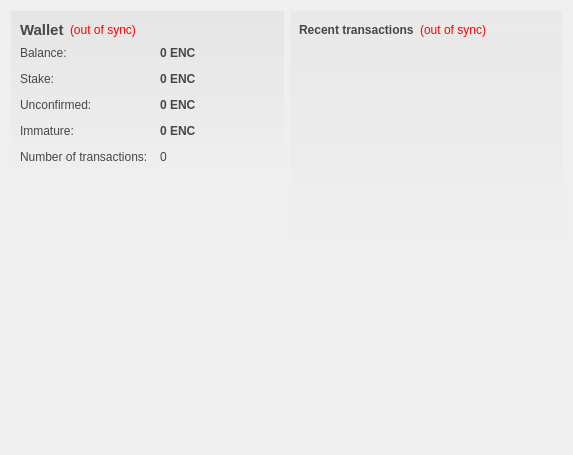
<?xml version="1.0" encoding="UTF-8"?>
<ui version="4.0">
 <class>OverviewPage</class>
 <widget class="QWidget" name="OverviewPage">
  <property name="geometry">
   <rect>
    <x>0</x>
    <y>0</y>
    <width>573</width>
    <height>455</height>
   </rect>
  </property>
  <property name="windowTitle">
   <string>Form</string>
  </property>
  <property name="styleSheet">
   <string notr="true">#OverviewPage { color: #464747; }</string>
  </property>
  <layout class="QHBoxLayout" name="horizontalLayout" stretch="1,1">
   <item>
    <layout class="QVBoxLayout" name="verticalLayout_2">
     <item>
      <widget class="QFrame" name="frame">
       <property name="styleSheet">
        <string notr="true">#frame { background-color: qlineargradient(spread:pad, x1:0, y1:0, x2:0, y2:1, stop:0 rgba(70,71,71,15), stop:1.0 rgba(70,71,71,0)); }</string>
       </property>
       <layout class="QVBoxLayout" name="verticalLayout_4">
        <item>
         <layout class="QHBoxLayout" name="horizontalLayout_4">
          <item>
           <widget class="QLabel" name="label_5">
            <property name="font">
             <font>
              <pointsize>11</pointsize>
              <weight>75</weight>
              <bold>true</bold>
             </font>
            </property>
            <property name="styleSheet">
             <string notr="true">color: #464747;</string>
            </property>
            <property name="text">
             <string>Wallet</string>
            </property>
           </widget>
          </item>
          <item>
           <widget class="QLabel" name="labelWalletStatus">
            <property name="toolTip">
             <string>The displayed information may be out of date. Your wallet automatically synchronizes with the EnigmaCoin network after a connection is established, but this process has not completed yet.</string>
            </property>
            <property name="styleSheet">
             <string notr="true">QLabel { color: red; }</string>
            </property>
            <property name="text">
             <string notr="true">(out of sync)</string>
            </property>
            <property name="alignment">
             <set>Qt::AlignLeading|Qt::AlignLeft|Qt::AlignVCenter</set>
            </property>
           </widget>
          </item>
          <item>
           <spacer name="horizontalSpacer_2">
            <property name="orientation">
             <enum>Qt::Horizontal</enum>
            </property>
            <property name="sizeHint" stdset="0">
             <size>
              <width>40</width>
              <height>20</height>
             </size>
            </property>
           </spacer>
          </item>
         </layout>
        </item>
        <item>
         <layout class="QFormLayout" name="formLayout_2">
          <property name="fieldGrowthPolicy">
           <enum>QFormLayout::AllNonFixedFieldsGrow</enum>
          </property>
          <property name="horizontalSpacing">
           <number>12</number>
          </property>
          <property name="verticalSpacing">
           <number>12</number>
          </property>
          <item row="0" column="0">
           <widget class="QLabel" name="label">
            <property name="styleSheet">
             <string notr="true">color: #464747;</string>
            </property>
            <property name="text">
             <string>Balance:</string>
            </property>
           </widget>
          </item>
          <item row="0" column="1">
           <widget class="QLabel" name="labelBalance">
            <property name="font">
             <font>
              <weight>75</weight>
              <bold>true</bold>
             </font>
            </property>
            <property name="cursor">
             <cursorShape>IBeamCursor</cursorShape>
            </property>
            <property name="toolTip">
             <string>Your current balance</string>
            </property>
            <property name="styleSheet">
             <string notr="true">color: #464747;</string>
            </property>
            <property name="text">
             <string notr="true">0 ENC</string>
            </property>
            <property name="textInteractionFlags">
             <set>Qt::LinksAccessibleByMouse|Qt::TextSelectableByKeyboard|Qt::TextSelectableByMouse</set>
            </property>
           </widget>
          </item>
          <item row="1" column="0">
           <widget class="QLabel" name="label_6">
            <property name="styleSheet">
             <string notr="true">color: #464747;</string>
            </property>
            <property name="text">
             <string>Stake:</string>
            </property>
           </widget>
          </item>
          <item row="1" column="1">
           <widget class="QLabel" name="labelStake">
            <property name="font">
             <font>
              <weight>75</weight>
              <bold>true</bold>
             </font>
            </property>
            <property name="cursor">
             <cursorShape>IBeamCursor</cursorShape>
            </property>
            <property name="toolTip">
             <string>Total of coins that was staked, and do not yet count toward the current balance</string>
            </property>
            <property name="styleSheet">
             <string notr="true">color: #464747;</string>
            </property>
            <property name="text">
             <string notr="true">0 ENC</string>
            </property>
            <property name="textInteractionFlags">
             <set>Qt::LinksAccessibleByMouse|Qt::TextSelectableByKeyboard|Qt::TextSelectableByMouse</set>
            </property>
           </widget>
          </item>
          <item row="2" column="0">
           <widget class="QLabel" name="label_3">
            <property name="styleSheet">
             <string notr="true">color: #464747;</string>
            </property>
            <property name="text">
             <string>Unconfirmed:</string>
            </property>
           </widget>
          </item>
          <item row="2" column="1">
           <widget class="QLabel" name="labelUnconfirmed">
            <property name="font">
             <font>
              <weight>75</weight>
              <bold>true</bold>
             </font>
            </property>
            <property name="cursor">
             <cursorShape>IBeamCursor</cursorShape>
            </property>
            <property name="toolTip">
             <string>Total of transactions that have yet to be confirmed, and do not yet count toward the current balance</string>
            </property>
            <property name="styleSheet">
             <string notr="true">color: #464747;</string>
            </property>
            <property name="text">
             <string notr="true">0 ENC</string>
            </property>
            <property name="textInteractionFlags">
             <set>Qt::LinksAccessibleByMouse|Qt::TextSelectableByKeyboard|Qt::TextSelectableByMouse</set>
            </property>
           </widget>
          </item>
          <item row="3" column="0">
           <widget class="QLabel" name="labelImmatureText">
            <property name="styleSheet">
             <string notr="true">color: #464747;</string>
            </property>
            <property name="text">
             <string>Immature:</string>
            </property>
           </widget>
          </item>
          <item row="3" column="1">
           <widget class="QLabel" name="labelImmature">
            <property name="font">
             <font>
              <weight>75</weight>
              <bold>true</bold>
             </font>
            </property>
            <property name="toolTip">
             <string>Mined balance that has not yet matured</string>
            </property>
            <property name="styleSheet">
             <string notr="true">color: #464747;</string>
            </property>
            <property name="text">
             <string notr="true">0 ENC</string>
            </property>
            <property name="textInteractionFlags">
             <set>Qt::LinksAccessibleByMouse|Qt::TextSelectableByKeyboard|Qt::TextSelectableByMouse</set>
            </property>
           </widget>
          </item>
          <item row="4" column="0">
           <widget class="QLabel" name="label_2">
            <property name="styleSheet">
             <string notr="true">color: #464747;</string>
            </property>
            <property name="text">
             <string>Number of transactions:</string>
            </property>
           </widget>
          </item>
          <item row="4" column="1">
           <widget class="QLabel" name="labelNumTransactions">
            <property name="toolTip">
             <string>Total number of transactions in wallet</string>
            </property>
            <property name="styleSheet">
             <string notr="true">color: #464747;</string>
            </property>
            <property name="text">
             <string notr="true">0</string>
            </property>
           </widget>
          </item>
         </layout>
        </item>
       </layout>
      </widget>
     </item>
     <item>
      <spacer name="verticalSpacer">
       <property name="orientation">
        <enum>Qt::Vertical</enum>
       </property>
       <property name="sizeHint" stdset="0">
        <size>
         <width>20</width>
         <height>40</height>
        </size>
       </property>
      </spacer>
     </item>
     <item>
      <widget class="QLabel" name="label_6">
       <property name="text">
        <string/>
       </property>
       <property name="pixmap">
        <pixmap resource="../bitcoin.qrc">:/images/backg</pixmap>
       </property>
       <property name="scaledContents">
        <bool>false</bool>
       </property>
       <property name="alignment">
        <set>Qt::AlignCenter</set>
       </property>
       <property name="margin">
        <number>-2</number>
       </property>
      </widget>
     </item>
    </layout>
   </item>
   <item>
    <layout class="QVBoxLayout" name="verticalLayout_3">
     <item>
      <widget class="QFrame" name="frame_2">
       <property name="styleSheet">
        <string notr="true">#frame_2 { background-color: qlineargradient(spread:pad, x1:0, y1:0, x2:0, y2:1, stop:0 rgba(70,71,71,10), stop:1.0 rgba(70,71,71,0)); }</string>
       </property>
       <layout class="QVBoxLayout" name="verticalLayout">
        <item>
         <layout class="QHBoxLayout" name="horizontalLayout_2">
          <item>
           <widget class="QLabel" name="label_4">
            <property name="styleSheet">
             <string notr="true">color: #464747;</string>
            </property>
            <property name="text">
             <string>&lt;b&gt;Recent transactions&lt;/b&gt;</string>
            </property>
           </widget>
          </item>
          <item>
           <widget class="QLabel" name="labelTransactionsStatus">
            <property name="toolTip">
             <string>The displayed information may be out of date. Your wallet automatically synchronizes with the EnigmaCoin network after a connection is established, but this process has not completed yet.</string>
            </property>
            <property name="styleSheet">
             <string notr="true">QLabel { color: red; }</string>
            </property>
            <property name="text">
             <string notr="true">(out of sync)</string>
            </property>
            <property name="alignment">
             <set>Qt::AlignRight|Qt::AlignTrailing|Qt::AlignVCenter</set>
            </property>
           </widget>
          </item>
          <item>
           <spacer name="horizontalSpacer">
            <property name="orientation">
             <enum>Qt::Horizontal</enum>
            </property>
            <property name="sizeHint" stdset="0">
             <size>
              <width>40</width>
              <height>20</height>
             </size>
            </property>
           </spacer>
          </item>
         </layout>
        </item>
        <item>
         <widget class="QListView" name="listTransactions">
          <property name="styleSheet">
           <string notr="true">QListView { background: transparent; }</string>
          </property>
          <property name="frameShape">
           <enum>QFrame::NoFrame</enum>
          </property>
          <property name="verticalScrollBarPolicy">
           <enum>Qt::ScrollBarAlwaysOff</enum>
          </property>
          <property name="horizontalScrollBarPolicy">
           <enum>Qt::ScrollBarAlwaysOff</enum>
          </property>
          <property name="selectionMode">
           <enum>QAbstractItemView::NoSelection</enum>
          </property>
         </widget>
        </item>
       </layout>
      </widget>
     </item>
     <item>
      <spacer name="verticalSpacer_2">
       <property name="orientation">
        <enum>Qt::Vertical</enum>
       </property>
       <property name="sizeHint" stdset="0">
        <size>
         <width>20</width>
         <height>40</height>
        </size>
       </property>
      </spacer>
     </item>
    </layout>
   </item>
  </layout>
 </widget>
 <resources>
  <include location="../bitcoin.qrc"/>
 </resources>
 <connections/>
</ui>
